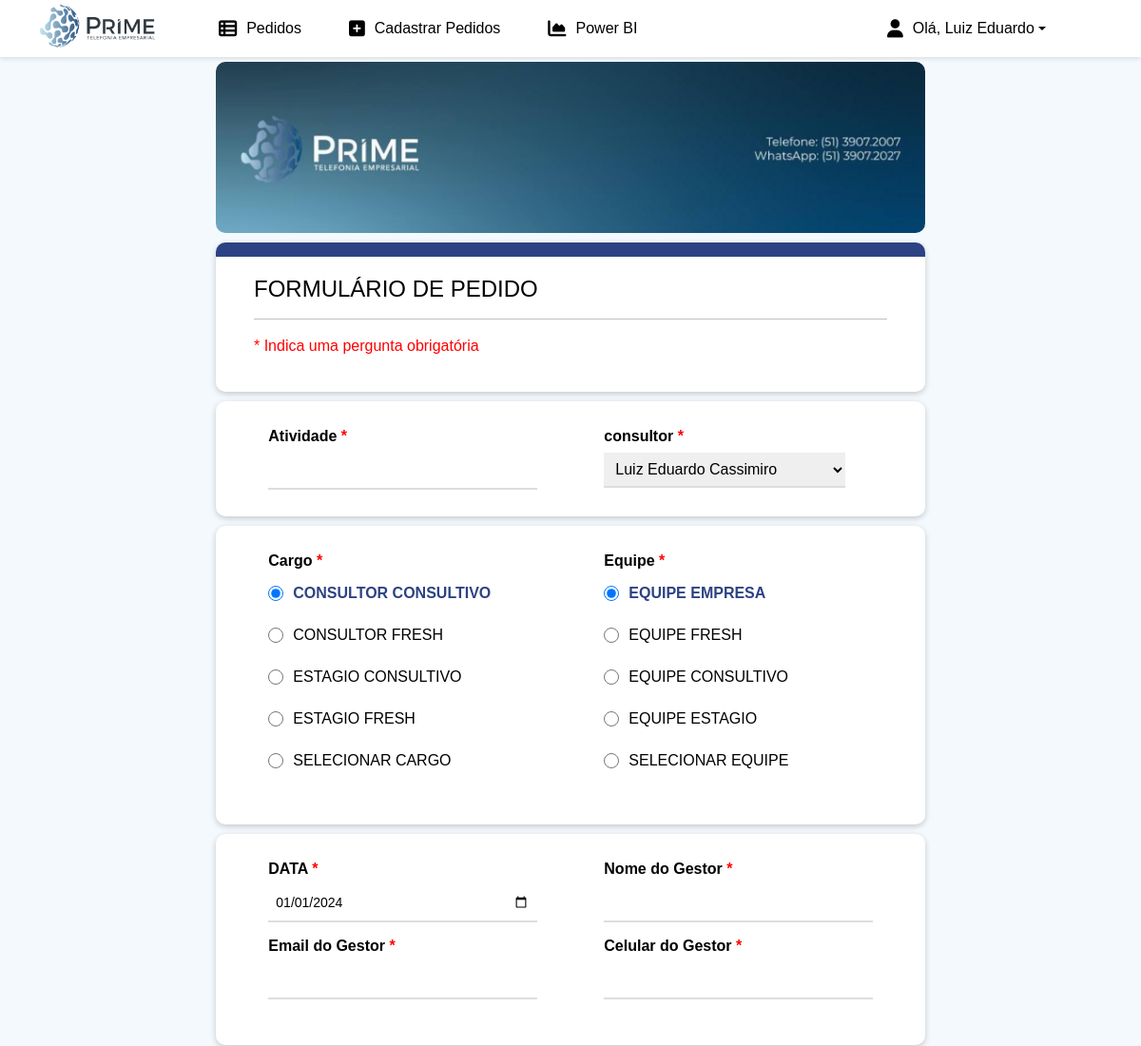
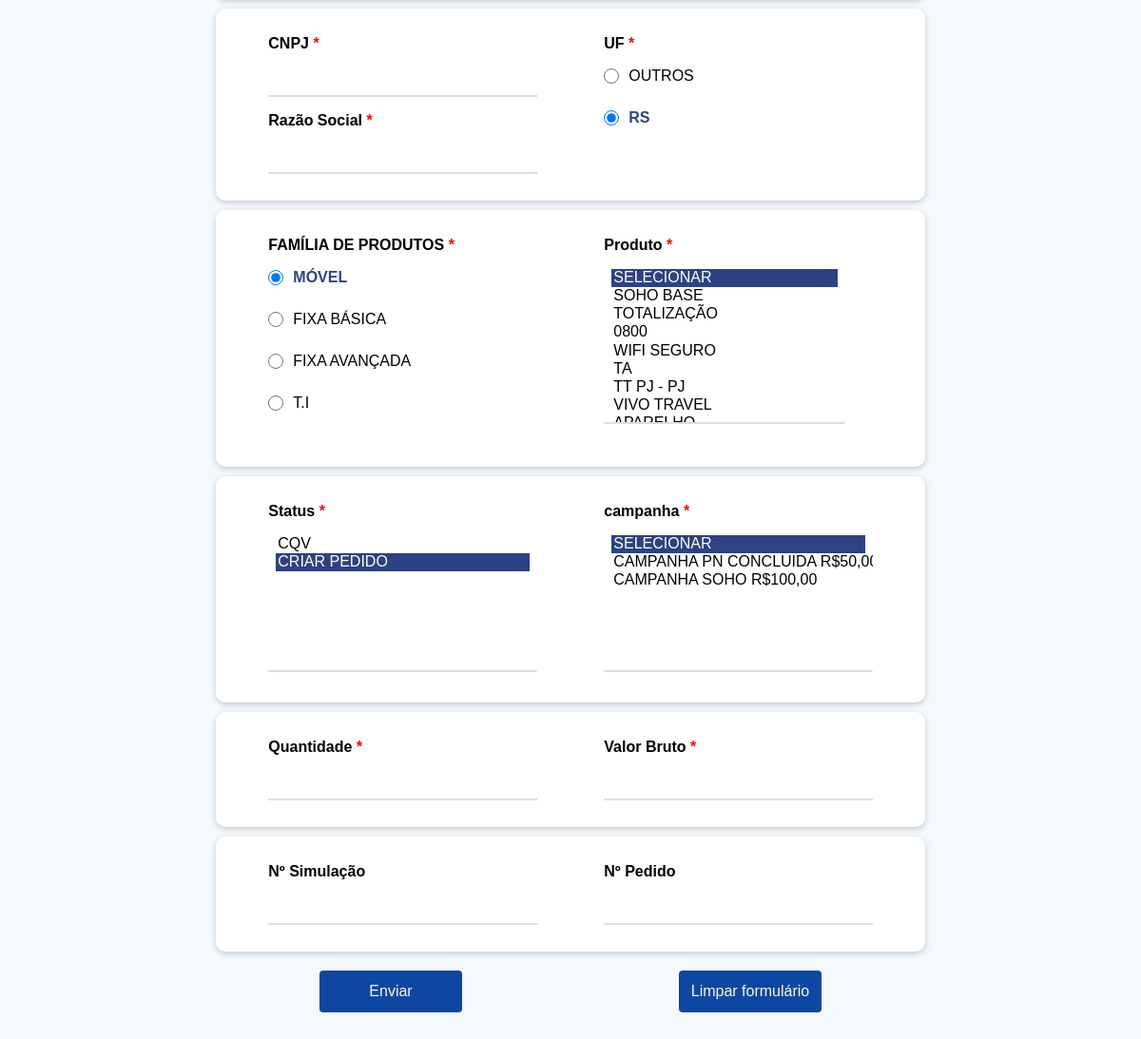
The page /criar_pedido/ (signed in) on the database its author committed (2 pictures, top to bottom).
### pedidos/models.py (models this page shows)
class Cargo(models.Model):
    id = models.AutoField(primary_key=True)
    cargo = models.CharField(max_length=100, blank=False, null=False)
    def __str__(self):
        return self.cargo
    class Meta:
        verbose_name = 'Cargo'
        verbose_name_plural = 'Cargos'

class Equipe(models.Model):
    id = models.AutoField(primary_key=True)
    equipe = models.CharField(max_length=100, blank=False, null=False)
    def __str__(self):
        return self.equipe
    class Meta:
        verbose_name = 'Equipe'
        verbose_name_plural = 'Equipes'

class Uf(models.Model):
    id = models.AutoField(primary_key=True)
    uf = models.CharField(max_length=10, blank=False, null=False)
    def __str__(self):
        return self.uf
    class Meta:
        verbose_name = 'UF'
        verbose_name_plural = 'UF'

class FamiliaProduto(models.Model):
    id = models.AutoField(primary_key=True)
    familia_produto = models.CharField(max_length=255, blank=False, null=False)
    def __str__(self):
        return self.familia_produto
    class Meta:
        verbose_name = 'Familia Produto'
        verbose_name_plural = 'Familia Produtos'

### pedidos/views.py (the view, shortened to what this page needs)
# urls.py: path('criar_pedido/', PedidoCreateView.as_view(), name ='pedido_create'),
@method_decorator(login_required(login_url='login'), name='dispatch')
class PedidoCreateView(CreateView):
    model = DadosPedidos
    form_class = NovoPedidoForm
    template_name = 'pedido_create.html'
    success_url = '/pedidos/'
    def get_context_data(self, **kwargs):
        context = super().get_context_data(**kwargs)
        usuarios = User.objects.all()
        consultores = [(str(user.id), f'{user.first_name} {user.last_name}'.strip()) for user in usuarios]
        context['consultores'] = consultores
        return context

### pedidos/templates/pedido_create.html (shortened to what this page needs)
{% extends "base.html" %}
{% block content %}
{% load static %}
<!DOCTYPE html>
<html lang="pt-br">
<head>
<link href="{% static '../static/css/pedido_create.css' %}" rel="stylesheet">
</head>
<body>
  <div class="container">
    <div class="img-svg">
      <img src="{% static 'img_form.png' %}" alt="a" class="img-head">
    </div>
    <form method="post" id="criar_form" onsubmit="return validarFormulario()">
        <div class="div-form-head">
          <h1>FORMULÁRIO DE PEDIDO</h1>
          <hr>
          <p class="alerta">* Indica uma pergunta obrigatória</p>
        </div>
        <div class="div-form">
          <div class="half-div">
            <div>
              <label for="atividade" class="required">Atividade</label>
              <input type="number" id="atividade" name="atividade" class="obrigatorio">
            </div>
          </div>
          <div class="half-div">
            <label for="consultor" class="required">consultor</label>
            <select id="consultor" name="consultor" style="font-size: medium; max-width: 90%;">
                {% for consultor_id, consultor_nome in consultores %}
                    <option value="{{ consultor_nome }}" {% if consultor_nome == request.user.first_name|add:' '|add:request.user.last_name %}selected{% endif %}>
                        {{ consultor_nome }}
                    </option>
                {% endfor %}
            </select>
          </div>
        </div>
        <div class="div-form">
          <div class="custom-radio-group half-div" >
            <label class="required">Cargo</label>
            {% for cargo_option in form.fields.cargo.queryset %}
                <div class="custom-radio-option">
                  {% if forloop.first %}
                    <input type="radio" id="id_cargo_{{ cargo_option.id }}" name="cargo" value="{{ cargo_option.id }}" class="custom-radio-input" checked>
                    <label for="cargo">{{ cargo_option }}</label>
                  {% else %}
                    <input type="radio" id="id_cargo_{{ cargo_option.id }}" name="cargo" value="{{ cargo_option.id }}" class="custom-radio-input">
                    <label for="cargo">{{ cargo_option }}</label>
                  {% endif %}
                </div>
            {% endfor %}
          </div>
          <div class="custom-radio-group half-div">
            <label class="required">Equipe</label>
            {% for equipe_option in form.fields.equipe.queryset %}
              <div class="custom-radio-option">
                {% if forloop.first %}
                  <input type="radio" id="id_equipe_{{ equipe_option.id }}" name="equipe" value="{{ equipe_option.id }}" class="custom-radio-input" checked>
                  <label for="equipe">{{ equipe_option }}</label>
                {% else %}
                  <input type="radio" id="id_equipe_{{ equipe_option.id }}" name="equipe" value="{{ equipe_option.id }}" class="custom-radio-input">
                  <label for="equipe">{{ equipe_option }}</label>
                {% endif %}
              </div>
            {% endfor %}
          </div>
        </div>
        <div class="div-form">
          <div class="custom-radio-group half-div">
            <div>
              <label for="data" class="required">DATA</label>
              <input type="date" id="data" name="data" class="obrigatorio" onchange="validarData()">
            </div>
            <div>
              <label for="email_gestor" class="required">Email do Gestor</label>
              <input type="email" id="email_gestor" name="email_gestor" class="obrigatorio" oninput="this.value = this.value.toUpperCase();">
            </div>
          </div>
          <div class="half-div">
            <div>
              <label for="nome_gestor" class="required">Nome do Gestor</label>
              <input type="text" id="nome_gestor" name="nome_gestor" class="obrigatorio" oninput="this.value = this.value.toUpperCase();">
            </div>
            <div>
              <label for="celular_gestor" class="required">Celular do Gestor</label>
              <input type="text" id="celular_gestor" name="celular_gestor" class="obrigatorio" oninput="formatCelular(this)">
            </div>
          </div>
        </div>
        <div class="div-form">
          <div class="half-div">
            <div>
              <label for="cnpj" class="required">CNPJ</label>
              <input type="text" id="cnpj" name="cnpj" class="obrigatorio" onkeyup="formatCNPJ(this)">
            </div>
            <div>
              <label for="razao_social" class="required">Razão Social</label>
              <input type="text" id="razao_social" name="razao_social" class="obrigatorio"  oninput="this.value = this.value.toUpperCase();">
            </div>
          </div>
          <div class="half-div">
            <label class="required">UF</label>
            {% for uf_option in form.fields.uf.queryset %}
              {% if uf_option.id != 1 %}
                <div class="custom-radio-option">
                  {% if uf_option.uf == "RS" %}
                    <input type="radio" id="id_uf_{{ uf_option.id }}" name="uf" value="{{ uf_option.id }}" class="custom-radio-input" checked>
                    <label for="uf">{{ uf_option }}</label>
                  {% else %}
                    <input type="radio" id="id_uf_{{ uf_option.id }}" name="uf" value="{{ uf_option.id }}" class="custom-radio-input">
                    <label for="uf">{{ uf_option }}</label>
                  {% endif %}
                </div>
              {% endif %}
            {% endfor %}
          </div>
        </div>
        <div class="div-form">
          <div class="custom-radio-group half-div">
            <label class="required">FAMÍLIA DE PRODUTOS</label>
            {% for familia_produto_option in form.fields.familia_produto.queryset %}
              {% if familia_produto_option.id != 1 %}
                <div class="custom-radio-option">
                  {% if familia_produto_option.familia_produto == "MÓVEL" %}
                    <input type="radio" id="id_familia_produto_{{ familia_produto_option.id }}" name="familia_produto" value="{{ familia_produto_option.id }}" class="custom-radio-input" checked>
                    <label for="familia_produto">{{ familia_produto_option}}</label>
                  {% else %}
                    <input type="radio" id="id_familia_produto_{{ familia_produto_option.id }}" name="familia_produto" value="{{ familia_produto_option.id }}" class="custom-radio-input">
                    <label for="familia_produto">{{ familia_produto_option}}</label>
                  {% endif %}
                </div>
              {% endif %}
            {% endfor %}
          </div>
          <div class="half-div">
            <label for="produto" class="required">Produto</label>
            <select id="produto" name="produto" size="8" style="font-size: medium; max-width: 90%;">
              {% for produto_option in form.fields.produto.queryset %}
                {% if forloop.first %}
                  <option value="{{produto_option.id}}" selected>{{produto_option}}</option>
                {% else %}
                  <option value="{{produto_option.id}}">{{produto_option}}</option>
                {% endif %}
              {% endfor %}
            </select>
          </div>
        </div>
        <div class="div-form" >
          <div class="half-div">
            <label for="status" class="required">Status</label>
            <select id="status" name="status" size="7" style="font-size: medium;">
              {% for status_option in form.fields.status.queryset %}
                {% if status_option.descricao_status == "CRIAR PEDIDO" or status_option.descricao_status == "CQV" %}
                  {% if status_option.descricao_status == "CRIAR PEDIDO" %}
                    <option value="{{ status_option.id }}" selected>{{ status_option }}</option>
                  {% else %}
                    <option value="{{ status_option.id }}">{{ status_option }}</option>
                  {% endif %}
                {% endif %}
              {% endfor %}
            </select>
          </div>
          <div class="half-div">
            <label for="campanha" class="required">campanha</label>
            <select id="campanha" name="campanha" size="7" style="font-size: medium;">
              {% for campanha_option in form.fields.campanha.queryset %}
                {% if forloop.first %}
                  <option value="{{ campanha_option.id }}" selected>{{ campanha_option }}</option>
                {% else %}
                  <option value="{{ campanha_option.id }}">{{ campanha_option }}</option>
                {% endif %}
              {% endfor %}
            </select>
          </div>
        </div>
        <div class="div-form">
            <div class="half-div">
              <label for="qtd" class="required">Quantidade</label>
              <input type="number" id="qtd" name="qtd" class="obrigatorio">
            </div>
            <div class="half-div">
              <label for="valor" class="required">Valor Bruto</label>
              <input type="number" step="0.01" id="valor" name="valor" class="obrigatorio">
          </div>
        </div>
        <div class="div-form">
            <div class="half-div">
              <label for="simulacao">Nº Simulação</label>
              <input type="number" id="simulacao" name="simulacao">
            </div>
            <div class="half-div">
              <label for="pedido">Nº Pedido</label>
              <input type="number" id="pedido" name="pedido" >
            </div>
        </div>
        <div class="buttons-container">
            <input type="submit" value="Enviar" class="btn">
            <input type="button" value="Limpar formulário" class="btn" onclick="limparCampos()">
        </div>
    </form>
  </div>
</body>
</html>
{% endblock %}

### accounts/templates/base.html (shortened to what this page needs)
<!DOCTYPE html>
<html>
<head>
    <link rel="stylesheet" href="https://cdnjs.cloudflare.com/ajax/libs/font-awesome/6.2.0/css/all.min.css">
    <link href="https://stackpath.bootstrapcdn.com/bootstrap/5.0.0-alpha1/css/bootstrap.min.css" rel="stylesheet">
    {% load static %}
    <link href="{% static '../static/css/base.css' %}" rel="stylesheet">
    <link href="{% static 'css/custom-fonts.css' %}" rel="stylesheet">
</head>
<body>
<div class="page-height">
    <div class="page" style="position: fixed; width: 100%; top: 0; left: 0; z-index: 1000;">
        <nav class="page__menu menu">
            <ul class="menu__list r-list" style="display: flex; justify-content: flex-start; list-style: none; margin: 0; padding: 0;">
                <img src="{% static 'logo_prime.png' %}" alt="Prime">
                {% if user.is_authenticated %}
                <li class="menu__group">
                    <a href="/pedidos/" class="menu__link r-link text-underlined">
                        <i class="fa-solid fa-table-list" style="padding: 4px 10px;"></i>
                        Pedidos
                    </a>
                </li>
                <li class="menu__group">
                    <a href="/criar_pedido/" class="menu__link r-link text-underlined">
                        <i class="fa fa-square-plus" style="padding: 4px 10px;"></i>
                        Cadastrar Pedidos
                    </a>
                </li>
                <li class="menu__group">
                    <a href="/indicador/" class="menu__link r-link text-underlined">
                        <i class="fa fa-area-chart" style="padding: 4px 10px;"></i>
                        Power BI
                    </a>
                </li>
                <li class="menu__group" style="margin-left: auto;">
                    <div class="dropdown">
                        <a class="menu__link r-link dropdown-toggle" id="userMenu">
                            <i class="fa fa-user" style="padding: 4px 10px;"></i>
                            Olá, {{ user.first_name }}
                        </a>
                    </div>
                </li>
                {% endif %}
            </ul>
        </nav>
    </div>
    <div class="content" >
        {% block content %}
        {% endblock %}
    </div>
</div>
</body>
</html>

### rows shown on the page
Cargo: cargo "CONSULTOR CONSULTIVO"
Cargo: cargo "CONSULTOR FRESH"
Cargo: cargo "ESTAGIO CONSULTIVO"
Cargo: cargo "ESTAGIO FRESH"
Cargo: cargo "SELECIONAR CARGO"
Equipe: equipe "EQUIPE EMPRESA"
Equipe: equipe "EQUIPE FRESH"
Equipe: equipe "EQUIPE CONSULTIVO"
Equipe: equipe "EQUIPE ESTAGIO"
Equipe: equipe "SELECIONAR EQUIPE"
Uf: uf "OUTROS"
Uf: uf "RS"
FamiliaProduto: familia_produto "MÓVEL"
FamiliaProduto: familia_produto "FIXA BÁSICA"
FamiliaProduto: familia_produto "FIXA AVANÇADA"
FamiliaProduto: familia_produto "T.I"

### other values the page prints
{{ user.first_name }} "Luiz Eduardo"
form field produto "SELECIONAR ☑ / SOHO BASE / TOTALIZAÇÃO / 0800 / WIFI SEGURO / TA / TT PJ - PJ / VIVO TRAVEL"
form field status "CQV / CRIAR PEDIDO ☑"
form field campanha "SELECIONAR ☑ / CAMPANHA PN CONCLUIDA R$50,00 / CAMPANHA SOHO R$100,00"
